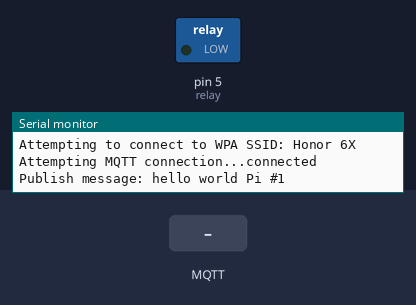
Recording of a sketch running on a simulated Arduino Uno, built for the host (arithmetic inside an expression is 32-bit, double 64-bit). Shown: switched loads named in the sketch (green lamp = pin HIGH), the last lines printed to the serial monitor. The inputs (shaded band) are chosen by the test bench. WiFi joins after 1.5 s; servers stay silent unless stated; no MQTT or app messages arrive unless stated.

Above: at 2.7 s.
2.8 s: MQTT message "1" arrives on the first subscribed topic
At 3.6 s:
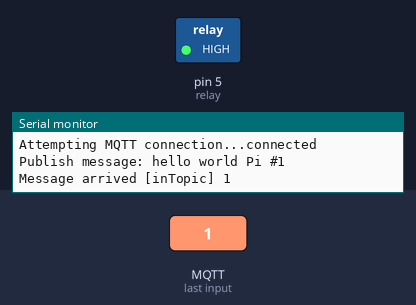
4.3 s: MQTT message "0" arrives on the first subscribed topic
At 4.7 s:
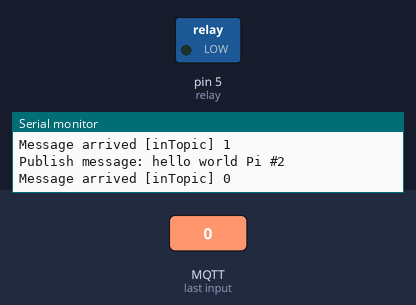
Timing chart, 0 to 7.3 s (numbered marks = the images above; inputs shaded):
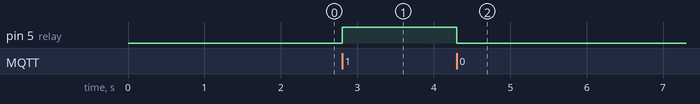

The sketch:

Arduino_MQTT_first-test.ino
```cpp
#include <WiFiEsp.h>
#include <WiFiEspClient.h>
#include <WiFiEspUdp.h>
#include <PubSubClient.h>
#include "SoftwareSerial.h"
//#include <NeoSWSerial.h>
//#include <AltSoftSerial.h>

IPAddress server(192, 168, 43, 204);
char ssid[] = "Honor 6X";           // your network SSID (name)
char pass[] = "2121kufy";           // your network password
int status = WL_IDLE_STATUS;   // the Wifi radio's status

int relay = 5;
long lastMsg = 0;
char msg[50];
int value = 0;


// Initialize the Ethernet client object
WiFiEspClient espClient;

PubSubClient client(espClient);

SoftwareSerial soft(8, 9); // RX, TX
//NeoSWSerial soft(2,3); // RX, TX
//AltSoftSerial soft;
void setup() {

  pinMode(relay, OUTPUT);
  // initialize serial for debugging
  Serial.begin(19200);
  // initialize serial for ESP module
  soft.begin(19200);
  // initialize ESP module
  WiFi.init(&soft);

  // check for the presence of the shield
  if (WiFi.status() == WL_NO_SHIELD) {
    Serial.println("WiFi shield not present");
    // don't continue
    while (true);
  }

  // attempt to connect to WiFi network
  while ( status != WL_CONNECTED) {
    Serial.print("Attempting to connect to WPA SSID: ");
    Serial.println(ssid);
    // Connect to WPA/WPA2 network
    status = WiFi.begin(ssid, pass);
  }

  //connect to MQTT server
  client.setServer(server, 1883);
  client.setCallback(callback);
}

//print any message received for subscribed topic
void callback(char* topic, byte* payload, unsigned int length) {
  Serial.print("Message arrived [");
  Serial.print(topic);
  Serial.print("] ");
  for (int i = 0; i < length; i++) {
    Serial.print((char)payload[i]);
    if ((char)payload[i] == '0') {
      digitalWrite(relay, LOW);   // Turn the LED on (Note that LOW is the voltage level
      // but actually the LED is on; this is because
      // it is acive low on the ESP-01)
    }
    if ((char)payload[i] == '1') {
      digitalWrite(relay, HIGH);
    }
  }
  Serial.println();
  // Switch on the LED if an 1 was received as first character
}

void loop() {
  // put your main code here, to run repeatedly:
  if (!client.connected()) {
    reconnect();
  }
  client.loop();
  //  client.publish("outTopic","hello world from Arduino");
  long now = millis();
  if (now - lastMsg > 2000) {
    lastMsg = now;
    ++value;
    snprintf (msg, 75, "hello world Pi #%ld", value);
    Serial.print("Publish message: ");
    Serial.println(msg);
    client.publish("outTopic", msg);
  }
}

void reconnect() {
  // Loop until we're reconnected
  while (!client.connected()) {
    Serial.print("Attempting MQTT connection...");
    // Attempt to connect, just a name to identify the client
    if (client.connect("arduinoClient")) {
      Serial.println("connected");
      // Once connected, publish an announcement...
      client.publish("outTopic", "hello world from Arduino");
      // ... and resubscribe
      client.subscribe("inTopic");
    } else {
      Serial.print("failed, rc=");
      Serial.print(client.state());
      Serial.println(" try again in 5 seconds");
      // Wait 5 seconds before retrying
      delay(5000);
    }
  }
}
```

Measured:
- after the input at 2.8 s, pin 5 (relay): LOW → HIGH at once
- after the input at 4.3 s, pin 5 (relay): HIGH → LOW at once
